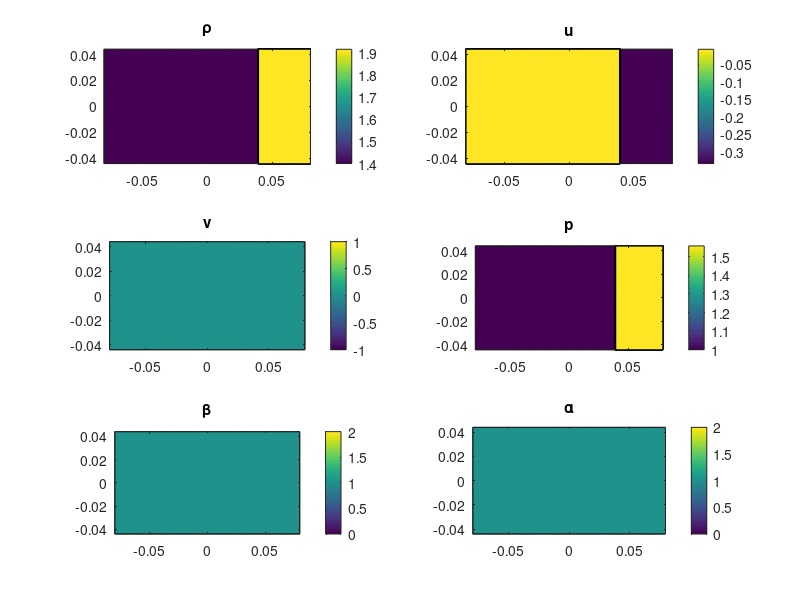
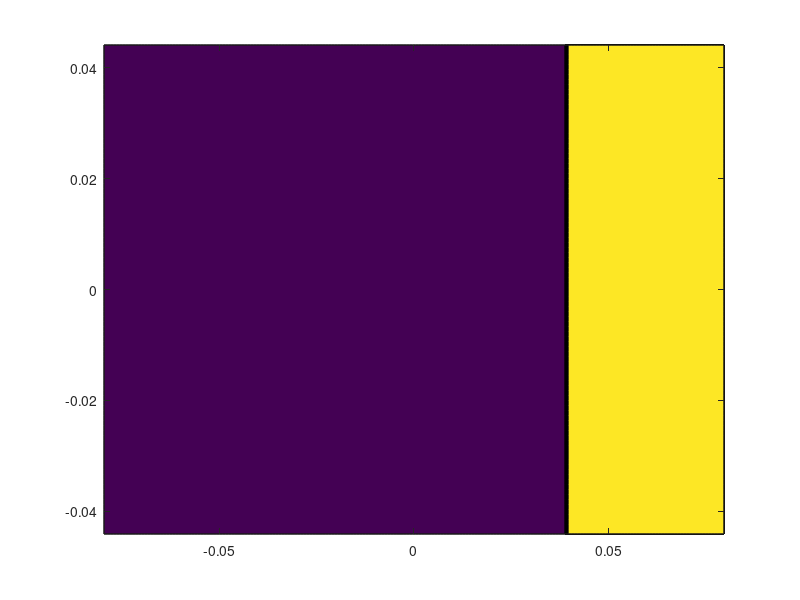

Recreate these plots in MATLAB, in order.
clear all
close all
clc

%%%%%%%%%%%%%%%%%%%%%%%%%%%%%%%%%%%%%%%%%%%%%%%%%%%%%%
% Read Fortran file                                  %
%%%%%%%%%%%%%%%%%%%%%%%%%%%%%%%%%%%%%%%%%%%%%%%%%%%%%%

load('0.mat');

x     = W(:,:,1);
y     = W(:,:,2);
rho   = W(:,:,3);
u     = W(:,:,4);
v     = W(:,:,5);
p     = W(:,:,6);
beta  = W(:,:,7);
alpha = W(:,:,8);


NX = 200;
NY = 100;

% Velocity magnitude
W(:,:,9)=sqrt(W(:,:,4).^2+W(:,:,5).^2);
figure(2)
contourf(W(:,:,1),W(:,:,2),W(:,:,9),50)
% % Vorticity
% for i=2:NY-1
% for j=2:NX-1
% OOO(i,j,10)=(OOO(i,j+1,5)-OOO(i,j-1,5))/(OOO(i,j+1,1)-OOO(i,j-1,1))-(OOO(i+1,j,4)-OOO(i-1,j,4))/(OOO(i+1,j,2)-OOO(i-1,j,2));
% end
% end
% 
% figure(2)
% contour(OOO(:,:,1),OOO(:,:,2),OOO(:,:,10),8)

% figure('Position',[1,1024,1280,1024])

% figure(1)
% subplot(3,2,1)
% pcolor(OOO(:,201:600,1),OOO(:,201:600,2),OOO(:,201:600,3))
% shading interp
% subplot(3,2,2)
% pcolor(OOO(:,201:600,1),OOO(:,201:600,2),OOO(:,201:600,4))
% shading interp
% subplot(3,2,3)
% pcolor(OOO(:,201:600,1),OOO(:,201:600,2),OOO(:,201:600,5))
% shading interp
% subplot(3,2,4)
% pcolor(OOO(:,201:600,1),OOO(:,201:600,2),OOO(:,201:600,6))
% shading interp
% subplot(3,2,5)
% pcolor(OOO(:,201:600,1),OOO(:,201:600,2),OOO(:,201:600,7))
% shading interp
% subplot(3,2,6)
% pcolor(OOO(:,201:600,1),OOO(:,201:600,2),OOO(:,201:600,8))
% shading interp

% figure(1)
% subplot(3,2,1)
% contour(OOO(:,201:600,1),OOO(:,201:600,2),OOO(:,201:600,3),[1.42:0.05:2.0 4.4:0.2:7])
% subplot(3,2,2)
% contour(OOO(:,201:600,1),OOO(:,201:600,2),OOO(:,201:600,4),50)
% subplot(3,2,3)
% contour(OOO(:,201:600,1),OOO(:,201:600,2),OOO(:,201:600,5),50)
% subplot(3,2,4)
% contour(OOO(:,201:600,1),OOO(:,201:600,2),OOO(:,201:600,6),50)
% subplot(3,2,5)
% contour(OOO(:,201:600,1),OOO(:,201:600,2),OOO(:,201:600,7),10)
% subplot(3,2,6)
% contour(OOO(:,201:600,1),OOO(:,201:600,2),OOO(:,201:600,8),10)

% figure(1)
% subplot(3,2,1)
% contourf(OOO(:,201:600,1),OOO(:,201:600,2),OOO(:,201:600,3),100)
% subplot(3,2,2)
% contourf(OOO(:,201:600,1),OOO(:,201:600,2),OOO(:,201:600,4),50)
% subplot(3,2,3)
% contourf(OOO(:,201:600,1),OOO(:,201:600,2),OOO(:,201:600,5),50)
% subplot(3,2,4)
% contourf(OOO(:,201:600,1),OOO(:,201:600,2),OOO(:,201:600,6),50)
% subplot(3,2,5)
% contourf(OOO(:,201:600,1),OOO(:,201:600,2),OOO(:,201:600,7),10)
% subplot(3,2,6)
% contourf(OOO(:,201:600,1),OOO(:,201:600,2),OOO(:,201:600,8),10)

% figure(1)
% subplot(3,2,1)
% contour(OOO(:,:,1),OOO(:,:,2),OOO(:,:,3),50)
% subplot(3,2,2)
% contour(OOO(:,:,1),OOO(:,:,2),OOO(:,:,4),50)
% subplot(3,2,3)
% contour(OOO(:,:,1),OOO(:,:,2),OOO(:,:,5),50)
% subplot(3,2,4)
% contour(OOO(:,:,1),OOO(:,:,2),OOO(:,:,6),50)
% subplot(3,2,5)
% contour(OOO(:,:,1),OOO(:,:,2),OOO(:,:,7),10)
% subplot(3,2,6)
% contour(OOO(:,:,1),OOO(:,:,2),OOO(:,:,8),10)

figure(1)
subplot(3,2,1)
contourf(W(:,:,1),W(:,:,2),W(:,:,3),50)
subplot(3,2,2)
contourf(W(:,:,1),W(:,:,2),W(:,:,4),50)
subplot(3,2,3)
contourf(W(:,:,1),W(:,:,2),W(:,:,5),50)
subplot(3,2,4)
contourf(W(:,:,1),W(:,:,2),W(:,:,6),50)
subplot(3,2,5)
contourf(W(:,:,1),W(:,:,2),W(:,:,7),10)
subplot(3,2,6)
contourf(W(:,:,1),W(:,:,2),W(:,:,8),10)

subplot(3,2,1)
title('\rho')
colorbar; axis equal; axis tight
subplot(3,2,2)
title('u')
colorbar; axis equal; axis tight
subplot(3,2,3)
title('v')
colorbar; axis equal; axis tight
subplot(3,2,4)
title('p')
colorbar; axis equal; axis tight
subplot(3,2,5)
title('\beta')
colorbar; axis equal; axis tight
subplot(3,2,6)
title('\alpha')
colorbar; axis equal; axis tight


% figure(3)
% contourf(OOO(:,:,6),20)
% hold on
% surf(OOO(:,:,6))